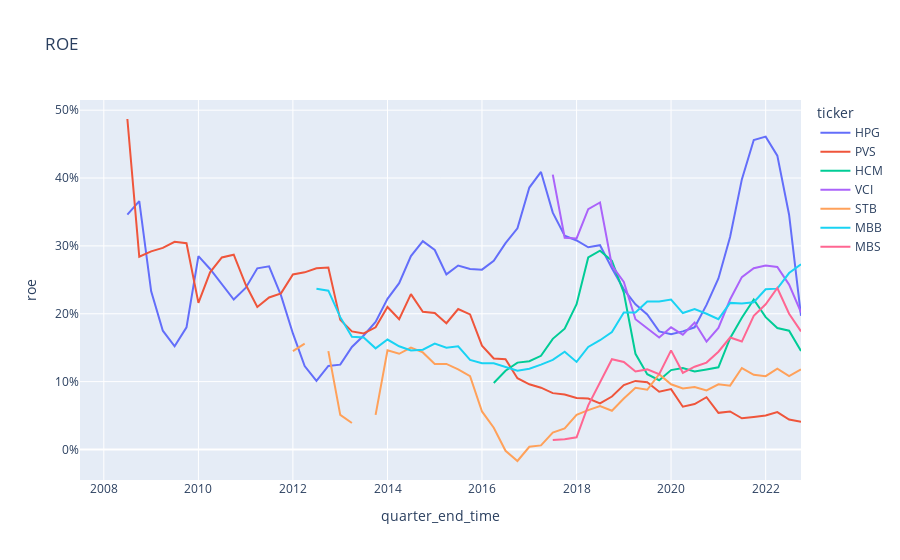

The notebook cell saved with this chart:
### Markdown cell above
## ROE (Return on Equity)

### Code cell
import seaborn as sns
import plotly.express as px

fig = px.line(
    balancesheet_financialratio_incomestatement_per_group,
    x="quarter_end_time",
    y="roe",
    color="ticker",
    title="ROE",
)
fig.layout.yaxis.tickformat = ',.0%'
fig.show()
